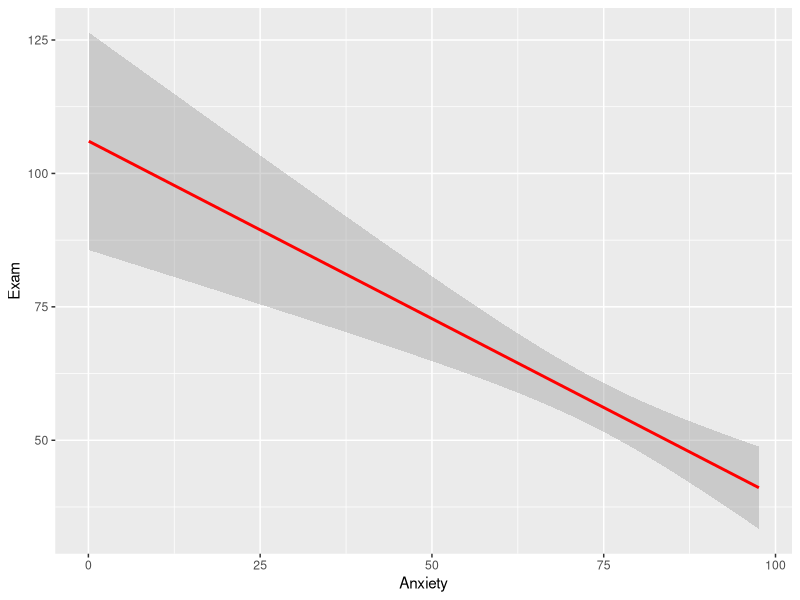
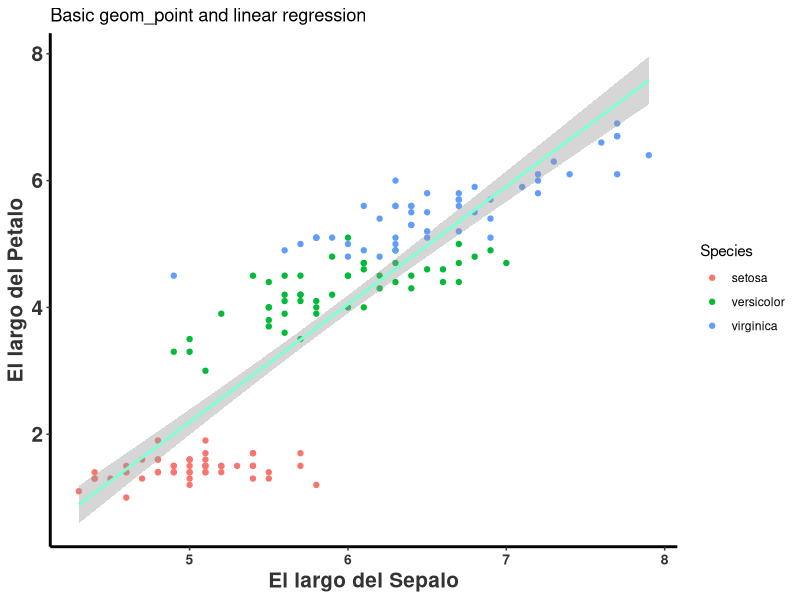
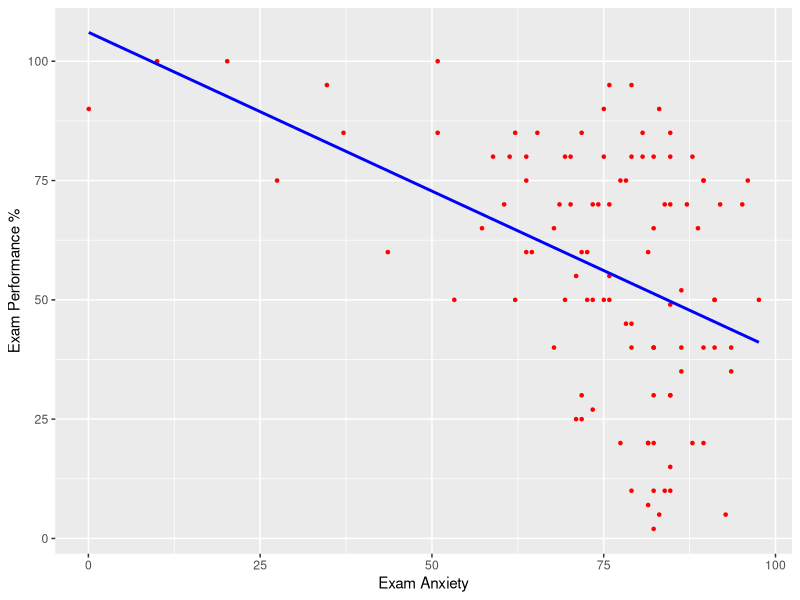
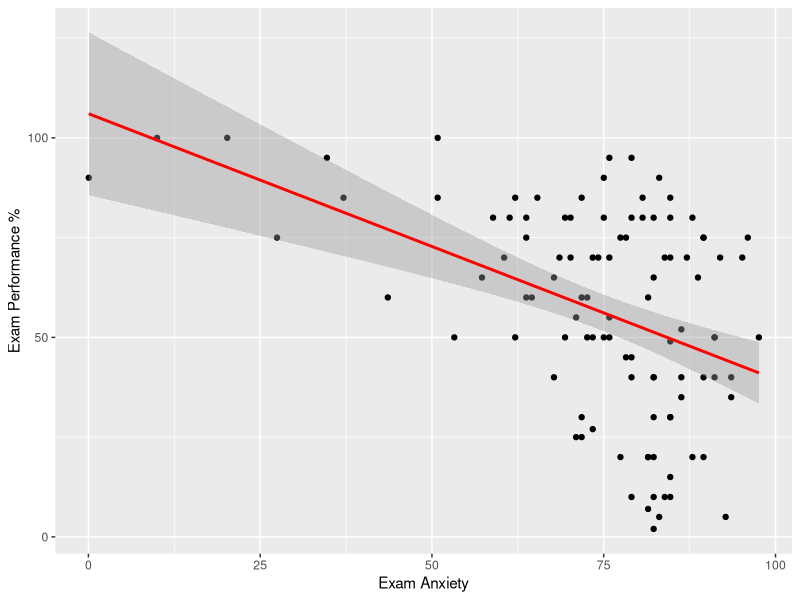
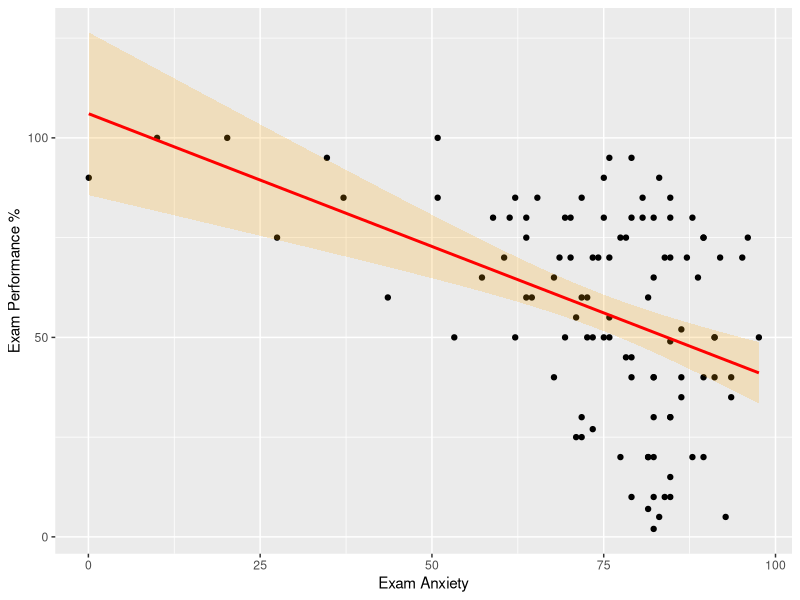
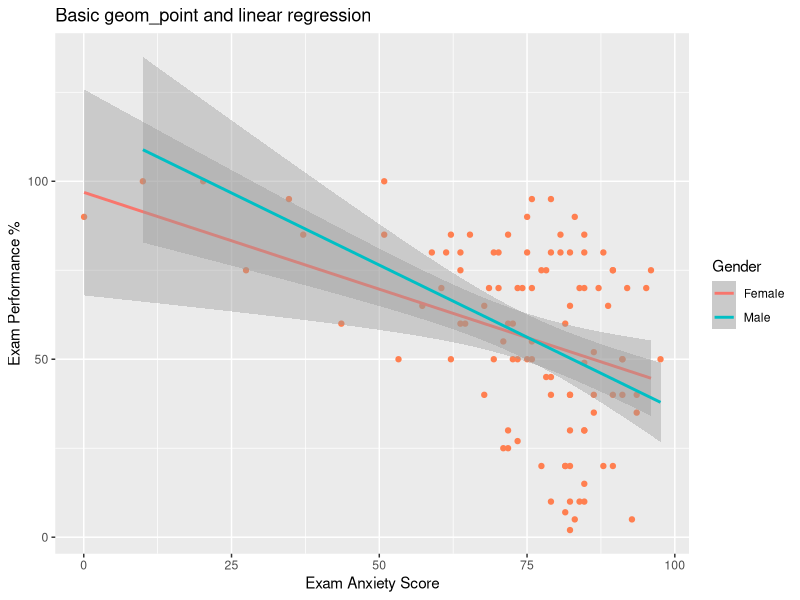
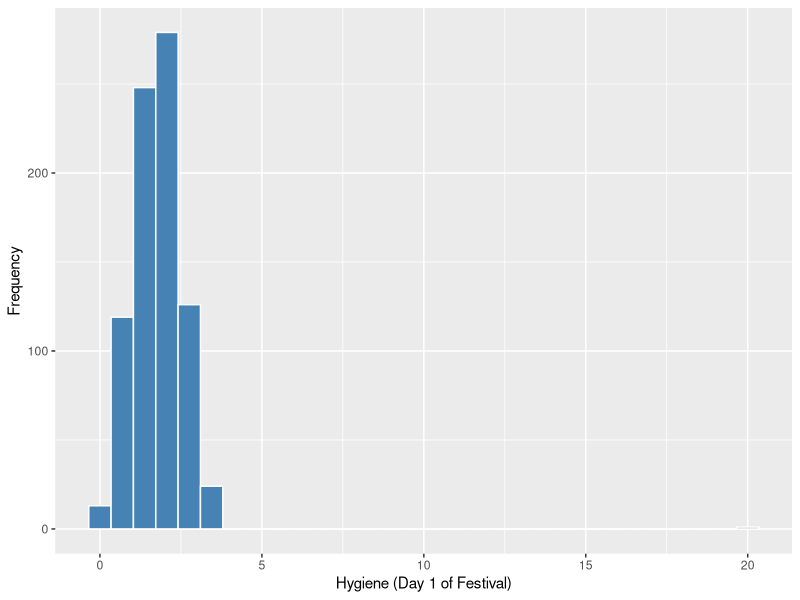
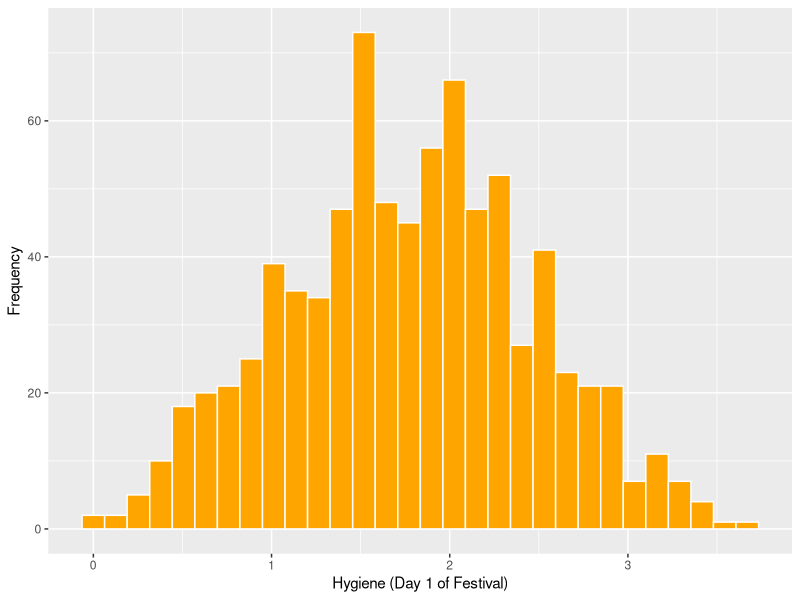

Here is the R script that generated these plots, in order:
## ---- chunk 1
knitr::opts_chunk$set(echo = TRUE, warning=FALSE, message = FALSE)
## ---- chunk 2

Sys.Date()
## ---- chunk 3
library(ggplot2)
## ---- chunk 4
library(tidyverse)

rlt_theme <- theme(axis.title.y = element_text(colour="grey20",size=15,face="bold"),
        axis.text.x = element_text(colour="grey20",size=10, face="bold"),
        axis.text.y = element_text(colour="grey20",size=15,face="bold"),  
        axis.title.x = element_text(colour="grey20",size=15,face="bold"))+
  theme(
  # Remove panel border
  panel.border = element_blank(),  
  # Remove panel grid lines
  panel.grid.major = element_blank(),
  panel.grid.minor = element_blank(),
  # Remove panel background
  panel.background = element_blank(),
  # add thicker border lines
    axis.line.x = element_line(colour = "black", size = 1),
    axis.line.y = element_line(colour = "black", size = 1)
  )

# The palette with grey:
cbPalette1 <- c("#999999", "#E69F00", "#56B4E9", "#009E73", "#F0E442", "#0072B2", "#D55E00", "#CC79A7")

# The palette with black:
cbPalette2 <- c("#000000", "#E69F00", "#56B4E9", "#009E73", "#F0E442", "#0072B2", "#D55E00", "#CC79A7")

# To use for fills, add
#  scale_fill_manual(values=cbPalette)

# To use for line and point colors, add
  #scale_colour_manual(values=cbPalette)

## ---- chunk 5
library(readr)
Exam_Anxiety <- read_csv("Data_files_csv/Exam Anxiety.csv")
## ---- chunk 6
head(Exam_Anxiety)
tail(Exam_Anxiety)
## ---- chunk 7
names(Exam_Anxiety)
## ---- chunk 8

ggplot(Exam_Anxiety, aes(y=Exam, x=Anxiety))+ 
  geom_smooth(method=lm, colour="red")

## ---- chunk 9
tail(iris)


ggplot(iris, aes(Sepal.Length, Petal.Length)) +
      geom_point(aes(col = Species)) +
  geom_smooth(method="lm", colour="aquamarine") +  
  labs(x = "El largo del Sepalo", y = "El largo del Petalo")+
  ggtitle("Basic geom_point and linear regression")+
  rlt_theme

## ---- chunk 10
ggsave("Graficos/Iris_size.png")

## ---- chunk 11


scatter <- ggplot(Exam_Anxiety, aes(Anxiety, Exam))
scatter + geom_point(shape=20, colour="red") + 
          geom_smooth(method = "lm", colour = "blue", se = F) +  # se = F, remueve el intervalo de confianza
  labs(x = "Exam Anxiety", y = "Exam Performance %")

## ---- chunk 12
scatter <- ggplot(Exam_Anxiety, aes(Anxiety, Exam))
scatter + geom_point() + 
          geom_smooth(method = "lm", colour = "Red")+ 
  labs(x = "Exam Anxiety", y = "Exam Performance %") 
## ---- chunk 13
scatter <- ggplot(Exam_Anxiety, aes(Anxiety, Exam))
scatter + geom_point() + 
  geom_smooth(method = "lm", colour = "Red", alpha = 0.2, fill = "orange") + 
  labs(x = "Exam Anxiety", y = "Exam Performance %") 
## ---- chunk 14

ggplot(Exam_Anxiety, aes(y=Exam, x=Anxiety, colour=Gender))+ 
  geom_point(colour="coral")+
  geom_smooth(method="lm") +  # lm (linear model) es para modelos lineales 
  labs(x = "Exam Anxiety Score", y = "Exam Performance %")+
  ggtitle("Basic geom_point and linear regression")

## ---- chunk 15
library(readr)
DownloadFestival <- read_csv("Data_files_csv/DownloadFestival.csv")

FD=DownloadFestival

## ---- chunk 16
head(FD, n=2)
tail(FD)

## ---- chunk 17
 ggplot(FD, aes(day1))+ 
  geom_histogram(colour="white", fill="steelblue") + 
  labs(x = "Hygiene (Day 1 of Festival)", y = "Frequency")
 
 
 
## ---- chunk 18
summary(DownloadFestival)

## ---- chunk 19
Festivalday1=subset(DownloadFestival, day1<5)
summary(Festivalday1)
## ---- chunk 20
festivalHistogram <- ggplot(Festivalday1, aes(day1))
festivalHistogram + 
  geom_histogram(fill="orange", colour="white") + 
  labs(x = "Hygiene (Day 1 of Festival)", y = "Frequency")

## ---- chunk 21

festivalBoxplot <- ggplot(Festivalday1, aes(x=1,y=day1))
festivalBoxplot + geom_boxplot() + labs(x = "Gender", y = "Hygiene (Day 1 of Festival)")


## ---- chunk 22

festivalBoxplot <- ggplot(Festivalday1, aes(x=gender,y=day2, colour=gender))
festivalBoxplot + 
  geom_point()+
  geom_boxplot(fill="yellow", alpha=0.1) + 
  labs(x = "Genero", y = "Higiene (Día 2 del Festival)")


## ---- chunk 23

Valoressesgados<-function(variable, digits = 2){
  
  zvariable<-(variable-mean(variable, na.rm = TRUE))/sd(variable, na.rm = TRUE)
  
  IC95<-abs(zvariable) >= 1.96  # error de 95%
  IC99<-abs(zvariable) >= 2.58   # error de 99%
  IC999<-abs(zvariable) >= 3.29  # error de 99.9%
  
  ncases<-length(na.omit(zvariable))
  
  percentaje95<-round(100*length(subset(IC95, IC95 == TRUE))/ncases, digits)
  percentaje99<-round(100*length(subset(IC99, IC99 == TRUE))/ncases, digits)
  percentaje999<-round(100*length(subset(IC999, IC999 == TRUE))/ncases, digits)
  
  cat("Valor absoluto z-score mayor de 1.96 = ", percentaje95, "%", "\n")
  cat("Valor absoluto z-score mayor de 2.58 = ",  percentaje99, "%", "\n")
  cat("Valor absoluto z-score mayor de 3.29 = ",  percentaje999, "%", "\n")
}

Valoressesgados(FD$day3)
## ---- chunk 24

library(Hmisc) # Se necesita este paquete para poner los intervalos de confianza

library(readr)
Hiccups <- read_csv("Data_files_csv/Hiccups.csv")
head(Hiccups, n=2)
## ---- chunk 25

hiccups<-stack(Hiccups) # organizar los datos en dos columnas con la función **stack**


names(hiccups)=c("Num_Hiccups","Intervention") # Cambiar el nombre de las columnas

head(hiccups)
## ---- chunk 26
ggplot(hiccups, aes(y=Num_Hiccups,x=Intervention))+ 
  stat_summary(fun.y = "mean", geom = "point") + 
  stat_summary(fun.y = "mean", geom = "line", aes(group = 1),colour = "Red", linetype = "dashed") +      
  stat_summary(fun.data = mean_cl_boot, geom = "errorbar", width = 0.2, colour="blue") + 
  labs(x = "Intervention", y = "Mean Number of Hiccups")
